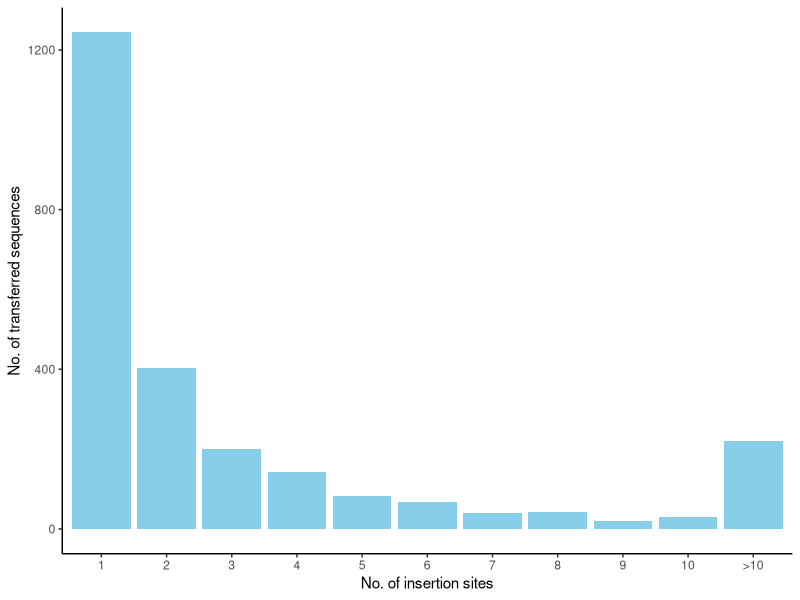

R code for this plot:
  library(ggplot2)
  library(dplyr)
  require(gridExtra)
  library(grid)
  library(cowplot)
  library(ggpubr)
  
  pdf(file="trasnfer_times_count.pdf", width=4, height=3, onefile=FALSE)
  
  df<-read.table("transfer_times_seq.csv", sep=",", header=TRUE)
  
  df$count<-factor(df$count, levels = df$count)
  
  
  ggplot(df, aes(x=count, y=number)) +
    geom_bar(stat="identity", position = "identity", fill = "skyblue") +  # width = 0.45
    theme_classic() +
    theme(panel.grid.major = element_blank(),
          panel.grid.minor = element_blank(),
          axis.line = element_line(colour = "black"))+
    xlab("No. of insertion sites")+
    ylab("No. of transferred sequences")
  # +
    # annotate("text", x = 2, y = 0.4, label = "Spearman correlation\n r=-0.89 \n p=5.42e-4", size = 5, color = "black", hjust = 0)
  
  
  
  dev.off()